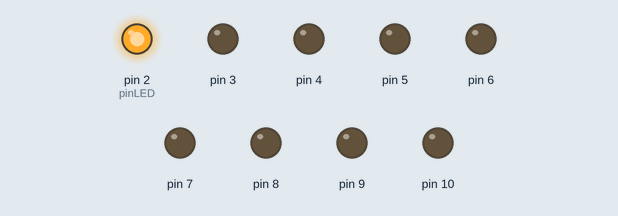
Recording of a sketch running on a simulated Arduino Uno, built with avr-gcc and run on an emulated ATmega328P. Parts: output pins drawn as LEDs (lit = HIGH).

Above: at 0.02 s.
At 0.37 s:
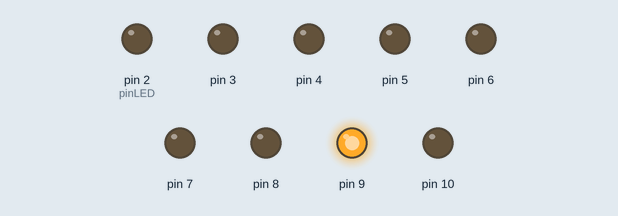
At 0.72 s:
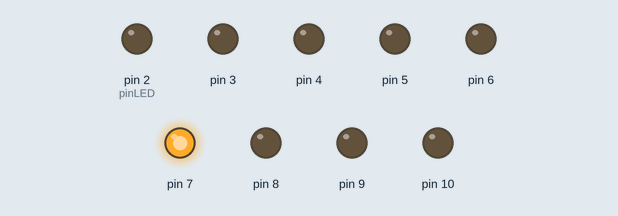
At 1.47 s:
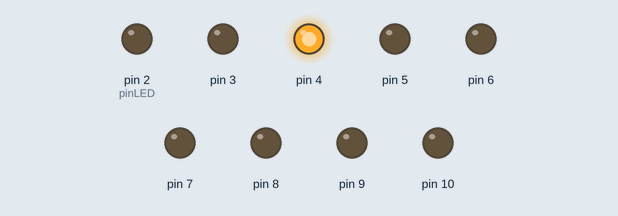
At 2.22 s:
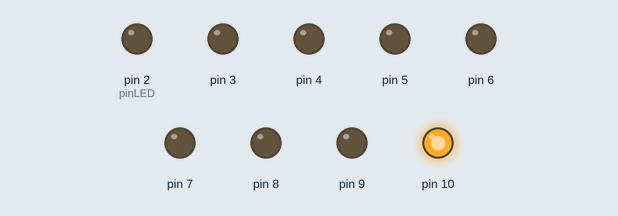
At 2.92 s:
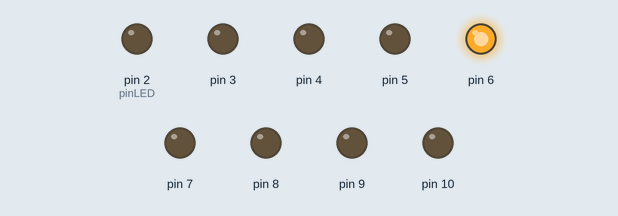
Timing chart, 0 to 3.2 s (numbered marks = the images above):
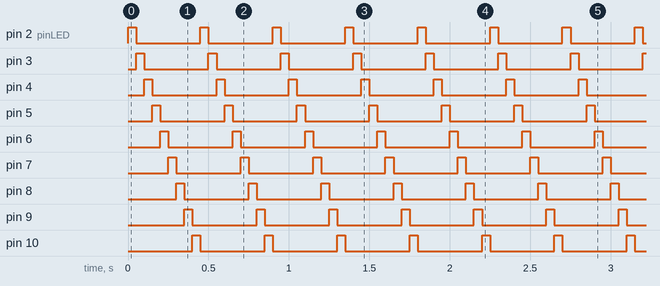

The sketch:

m1-3.ino
```cpp
int pinLED = 2;

void setup() {
  while(pinLED <= 10) {
    pinMode(pinLED, OUTPUT);
    pinLED++;
  }
}

void loop() {
  pinLED = 2;
  while(pinLED <= 10) {
    digitalWrite(pinLED, HIGH);
    delay(50);
    digitalWrite(pinLED, LOW);
    pinLED++;
  }
}
```

Measured:
- by itself, pin 2 (pinLED), pin 3–10: alternates HIGH for 0.05 s and LOW for 0.40 s
- by itself, everything shown: repeats every 0.45 s, in 9 steps
